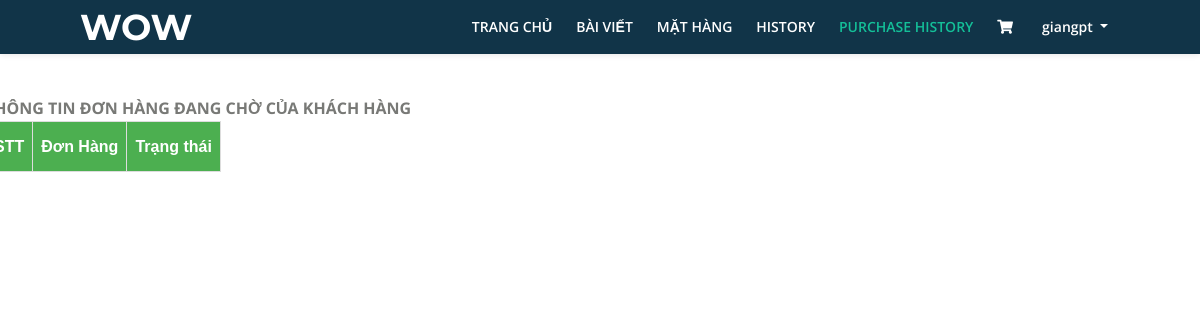
The page /view_sanpham/9/ (signed in) on the database as committed earlier.
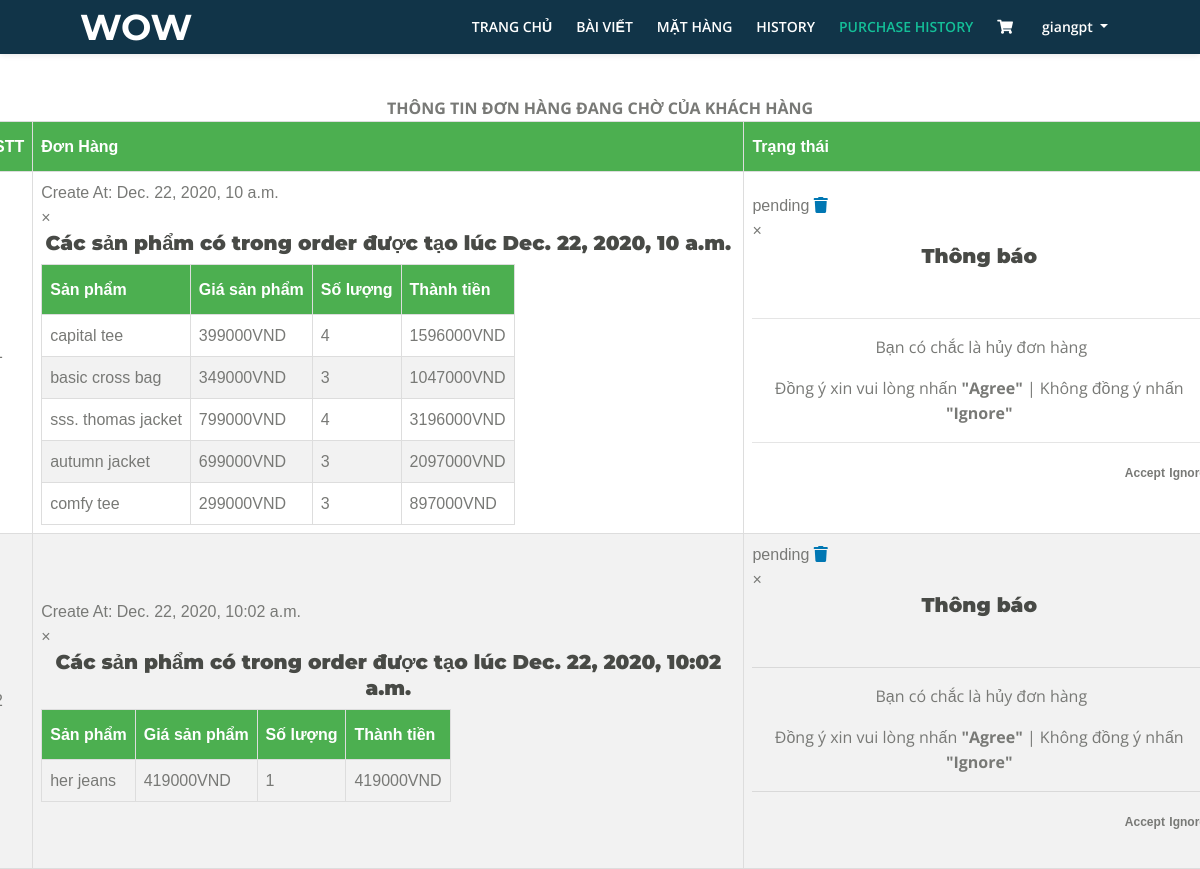
The same page on the database as committed later.
### Page/models.py (models this page shows)
class Order(models.Model):
    id_cart = models.ForeignKey(Cart, on_delete=models.CASCADE, null=True, blank=True)
    id_user = models.ForeignKey(User, on_delete=models.CASCADE, null=True, blank=True)
    status_choice = (
        ('pending', 'pending'),
        ('confirm', 'confirm'),
        ('paid', 'paid'),
        ('shipping', 'shipping'),
        ('completed', 'completed'),
    )
    status = models.CharField(max_length=10, choices=status_choice, null=True, blank=True)
    address = models.TextField(max_length=1000, null=True, blank=True)

class Cart(models.Model):
    id_user = models.ForeignKey(User, on_delete=models.CASCADE, null=True, blank=True)
    total_price = models.IntegerField(null=True, blank=True)
    CreateAt = models.DateTimeField(auto_now=True)
    is_new = models.BooleanField(default=True)
    is_pending = models.BooleanField(default=True)

class CartItem(models.Model):
    id_product = models.ForeignKey(Product, on_delete=models.CASCADE, null=True, blank=True)
    id_cart = models.ForeignKey(Cart, on_delete=models.CASCADE, null=True, blank=True)
    num = models.IntegerField(default=0, null=True, blank=True)
    sum_product = models.FloatField(default=0, null=True, blank=True)
    is_checked = models.BooleanField(default=False)

class Product(models.Model):
    title = models.CharField(max_length=200, null=True, blank=True)
    description = models.CharField(max_length=3000, null=True, blank=True)
    img = models.FileField(upload_to='pro_image', null=True, blank=True)
    price = models.FloatField(default=0, null=True, blank=True)
    is_sale = models.BooleanField(default=False)
    price_sale = models.FloatField(default=0, null=True, blank=True)
    type = models.CharField(max_length=300, null=True, blank=True)
    size = models.CharField(max_length=10, null=True, blank=True)
    source = models.CharField(max_length=100, null=True, blank=True)
    for_male = models.BooleanField(default=False)
    for_female = models.BooleanField(default=False)
    TTs = models.TimeField(auto_now=True)
    TTe = models.TimeField(null=True, blank=True)
    def __str__(self):
        return self.title

### Page/views.py (the view)
# urls.py: url(r'^view_sanpham/(?P<id_user>\w+)/$', ViewProductUserBuy.as_view(), name='page_ViewProductUserBuy'),
class ViewProductUserBuy(TemplateView, LoginRequiredMixin):
    login_url = '/'
    template_name = '../Templates/Base_Product_User.html'
    def get(self, request, id_user):
        if request.user.is_authenticated():
            user_id = get_object_or_404(User, id=id_user)
            order = Order.objects.filter(id_user=user_id)
            cartItem = CartItem.objects.all()
            content = {
                'order': order,
                'cartItem': cartItem,
            }
            return render(request, self.template_name, content)
        else:
            return HttpResponseRedirect(reverse('Page:page_login'))

### Templates/Base_Product_User.html (shortened to what this page needs)
<!DOCTYPE html>
<html lang="en">
<head>
    <link href="/static/css/bootstrap.css" rel="stylesheet">
    <link href="/static/css/fontawesome-all.css" rel="stylesheet">
    <link href="/static/css/swiper.css" rel="stylesheet">
	<link href="/static/css/magnific-popup.css" rel="stylesheet">
	<link href="/static/css/styles_base_UI_home.css" rel="stylesheet">
</head>
<body>
    {% include 'NavigationBar/nav_User_or_Manager.html' %}
    <div class="row product-user-buy">
    <div>
        <div class="panel-heading" align="center"><b>THÔNG TIN ĐƠN HÀNG ĐANG CHỜ CỦA KHÁCH HÀNG</b></div>
    	<table class="w3-table-all" id="history-table">
            <thead>
                <tr>
                	<th class="w3-center">STT</th>
                	<th class="w3-center">Đơn Hàng</th>
                	<th class="w3-center">Trạng thái</th>
                </tr>
            </thead>
            <tbody>
                {% for item in order %}
                {% if item.status != 'completed' %}
                <tr>
                	<td class="w3-center">{{forloop.counter}}</td>
                    <td class="w3-center">Create At: {{item.id_cart.CreateAt}}
                        <div id="{{item.id}}" class="w3-modal">
                            <div class="w3-modal-content">
                                {% include 'Form/form_orderInfo.html'%}
                            </div>
                        </div>
                    </td>
                    {% if item.status == 'pending' or item.status == 'confirm' %}
                    <td class="w3-center">{{item.status}}
                        <span class="fa fa-trash" onclick="document.getElementById('id{{item.id}}').style.display='block'"
                              class="w3-button w3-black" style="color: #0077b3" data-toggle="tooltip" title="Xóa Đơn Đặt Hàng">
                        </span>
                        <div id="id{{item.id}}" class="w3-modal">
                            <div class="w3-modal-content">
                                {% include 'Form/form_cancelOrder.html'%}
                            </div>
                        </div>
                    </td>
                    {% else %}
                    <td class="w3-center">{{item.status}}</td>
                    {% endif %}
                </tr>
                {% endif %}
                {% endfor %}
            </tbody>
        </table>
	</div>
    </div>
</body>
</html>

### Templates/Form/form_orderInfo.html (shortened to what this page needs)
<!DOCTYPE html>
<html lang="en">
<head>
</head>
<body>
    <header class="w3-container w3-light-blue">
        <span onclick="document.getElementById('{{item.id}}').style.display='none'"
          class="w3-button w3-display-topright">&times;</span>
        <h4 align="center" style="color: #000099"><strong>Các sản phẩm có trong order được tạo lúc {{item.id_cart.CreateAt}}</strong></h4>
    </header>
    <table>
        <thead>
            <tr>
                <th>Sản phẩm</th>
                <th class="w3-center">Giá sản phẩm</th>
                <th class="w3-center">Số lượng</th>
                <th class="w3-center">Thành tiền</th>
            </tr>
        </thead>
        <tbody>
        {% for product in cartItem %}
            <tr>
                {% if product.id_cart == item.id_cart %}
                <td>{{product.id_product}}</td>
                <td>{{product.id_product.price_sale|floatformat:'-1'}}VND</td>
                <td>{{product.num}}</td>
                <td>{{product.sum_product|floatformat:'-1'}}VND</td>
                {% endif%}
            </tr>
        {% endfor %}
        </tbody>
    </table>
</body>
</html>

### Templates/Form/form_cancelOrder.html (shortened to what this page needs)
<!DOCTYPE html>
<html lang="en">
<head>
</head>
<body>
    <header class="w3-container w3-light-blue">
        <span onclick="document.getElementById('id{{item.id}}').style.display='none'"
          class="w3-button w3-display-topright">&times;</span>
        <h4 align="center" style="color: #000099"><strong>Thông báo</strong></h4>
    </header>
    <div class="w3-container">
        <br>
        <div align="center">
            <hr>
                <form action="" method="post" action="" enctype="multipart/form-data">
                    <div>
                        <div>
                            <p> Bạn có chắc là hủy đơn hàng</p>
                            <p align="center">Đồng ý xin vui lòng nhấn <b>"Agree"</b> | Không đồng ý nhấn <b>"Ignore"</b></p>
                        </div>
                    </div>
                </form>
            <hr>
        </div>
        <div align="right">
            <a href="{% url 'Page:page_cancelOrder' user.id item.id %}"
               class="w3-button w3-blue w3-tiny w3-padding-small w3-round-xlarge" style="text-decoration:none"><b style="font-size:12px">Accept</b>
            </a>
            <span onclick="document.getElementById('id{{item.id}}').style.display='none'" class="w3-button w3-blue w3-tiny w3-padding-small w3-round-xlarge">
                <b style="font-size:12px">Ignore</b>
            </span>
        </div>
        <br>
    </div>
</body>
</html>

Rows that differ between the two databases and show on the page:
added Order: id_cart.CreateAt "Dec. 22, 2020, 10 a.m.", status "pending"
added CartItem: id_product "capital tee", id_product.price_sale "399000", num "4", sum_product "1596000", shown under "Dec. 22, 2020, 10 a.m."
added CartItem: id_product "basic cross bag", id_product.price_sale "349000", num "3", sum_product "1047000", shown under "Dec. 22, 2020, 10 a.m."
added CartItem: id_product "sss. thomas jacket", id_product.price_sale "799000", num "4", sum_product "3196000", shown under "Dec. 22, 2020, 10 a.m."
added CartItem: id_product "autumn jacket", id_product.price_sale "699000", num "3", sum_product "2097000", shown under "Dec. 22, 2020, 10 a.m."
added CartItem: id_product "comfy tee", id_product.price_sale "299000", num "3", sum_product "897000", shown under "Dec. 22, 2020, 10 a.m."
added Order: id_cart.CreateAt "Dec. 22, 2020, 10:02 a.m.", status "pending"
added CartItem: id_product "her jeans", id_product.price_sale "419000", num "1", sum_product "419000", shown under "Dec. 22, 2020, 10:02 a.m."
